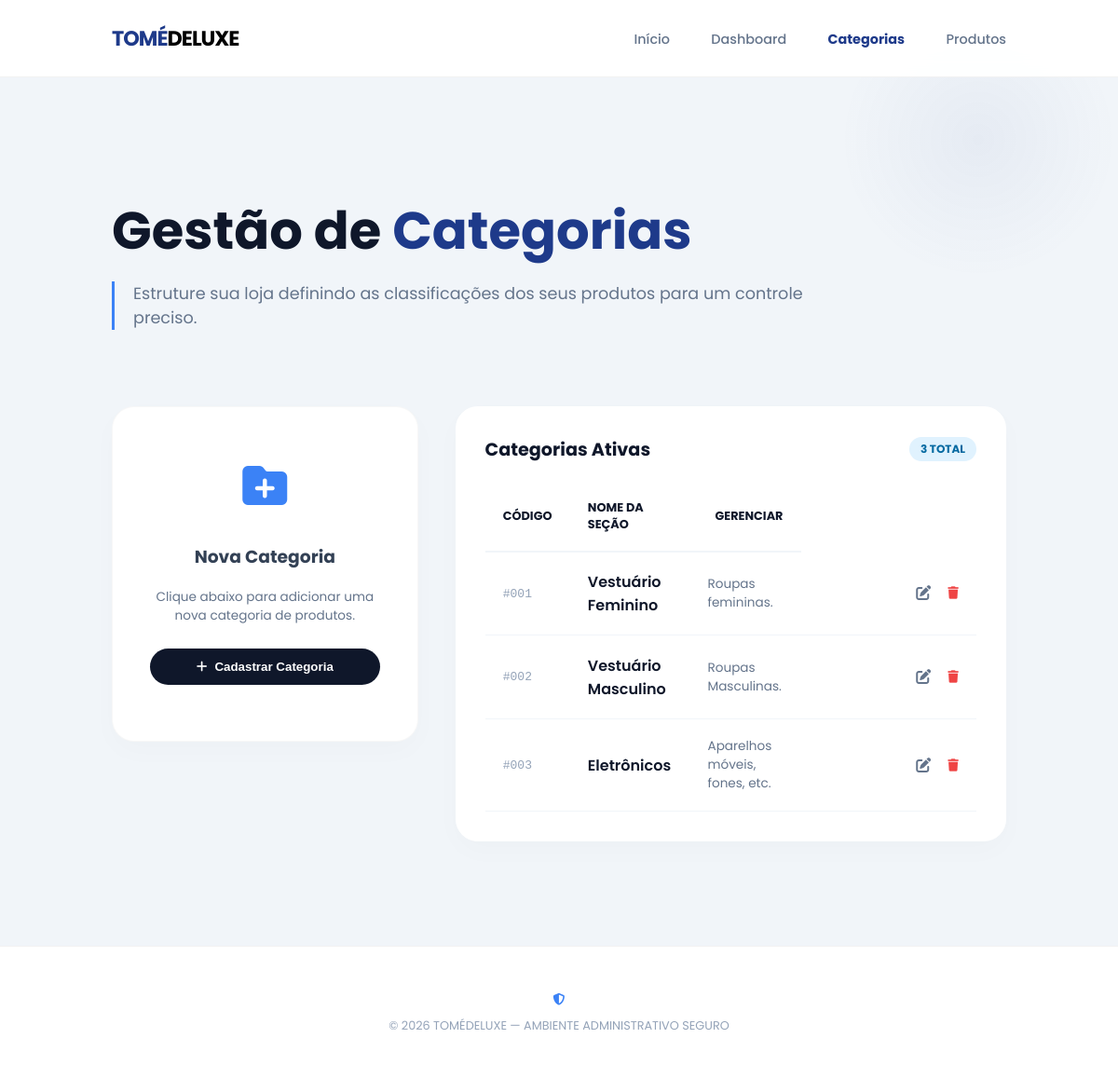
Before: /categorias with the older database file.
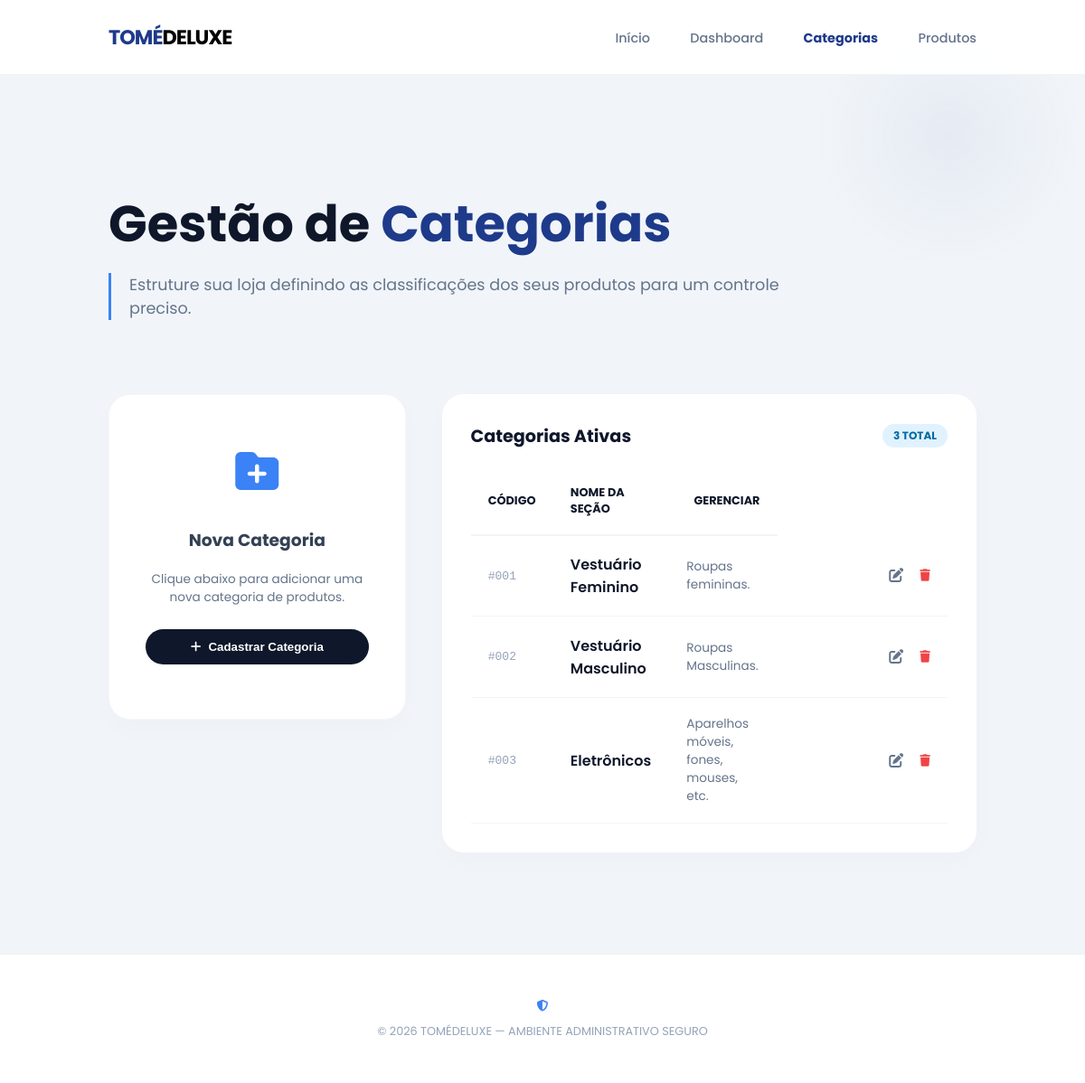
After: the same page with the newer database file.
### models.py (models this page shows, shortened)
class Categoria(Base):
    __tablename__ = "categorias"
    id = Column(Integer, primary_key=True, autoincrement=True)
    nome = Column(String(100), nullable=False)
    descricao = Column(String(150))
    produtos = relationship("Produto", back_populates="categoria")

### main.py (the view)
@app.get("/categorias")
def exibir_categorias(request: Request, db: Session = Depends(get_db)):
    categorias = db.query(Categoria).all()
    return templates.TemplateResponse(
        request,
        "categorias.html",
        {"request": request,
         "categorias": categorias
        }
    )

### templates/categorias.html (shortened to what this page needs)
<!DOCTYPE html>
<html lang="pt-br">
<head>
    <link rel="stylesheet" href="/static/style.css">
    <link rel="stylesheet" href="https://cdnjs.cloudflare.com/ajax/libs/font-awesome/6.4.0/css/all.min.css">
</head>
<body>
    <nav class="navbar">
        <div class="nav-logo"> TOMÉ<span style="color: #000000;">DELUXE</span></div>
        <div class="nav-links">
            <a href="./">Início</a>
            <a href="/">Dashboard</a>
            <a href="/categorias" style="color: var(--primary-blue); font-weight: 700;">Categorias</a>
            <a href="/produtos">Produtos</a>
        </div>
    </nav>
    <main>
        <header class="hero">
            <h1>Gestão de <span>Categorias</span></h1>
            <p>Estruture sua loja definindo as classificações dos seus produtos para um controle preciso.</p>
        </header>
        <div class="container" style="display: grid; grid-template-columns: 1fr 1.8fr; align-items: start; gap: 40px;">
            <section class="card" id="secao-cadastro">
                <div id="bloco-botao" style="text-align: center; padding: 20px 0;">
                    <i class="fa-solid fa-folder-plus"
                        style="font-size: 3rem; color: var(--accent-blue); margin-bottom: 20px;"></i>
                    <h3>Nova Categoria</h3>
                    <p style="font-size: 0.85rem; color: #64748B; margin-bottom: 25px;">
                        Clique abaixo para adicionar uma nova categoria de produtos.
                    </p>
                    <button type="button" class="btn btn-main" onclick="mostrarFormulario()"
                        style="width: 100%; justify-content: center;">
                        <i class="fa-solid fa-plus" style="margin-right: 8px; color: white;"></i> Cadastrar Categoria
                    </button>
                </div>
            </section>
            <section class="data-table-container">
                <div style="display: flex; justify-content: space-between; align-items: center; margin-bottom: 20px;">
                    <h3 style="margin: 0; font-size: 1.2rem; color: var(--dark-bg);">Categorias Ativas</h3>
                    <span
                        style="background: #E0F2FE; color: #0369A1; padding: 4px 12px; border-radius: 20px; font-size: 0.75rem; font-weight: 700;">
                        {{ categorias|length }} TOTAL
                    </span>
                </div>
                <table>
                    <thead>
                        <tr>
                            <th>Código</th>
                            <th>Nome da Seção</th>
                            <th style="text-align: right;">Gerenciar</th>
                        </tr>
                    </thead>
                    <tbody>
                        {% for categoria in categorias %}
                        <tr>
                            <td style="font-family: monospace; color: #94A3B8;">#{{ "%03d"|format(categoria.id) }}</td>
                            <td style="font-weight: 600; color: var(--dark-bg);">{{ categoria.nome }}</td>
                            <td style="color: #64748B; font-size: 0.85rem;">{{ categoria.descricao }}</td>
                            <td style="text-align: right; min-width: 150px;">
                                <div id="acoes-normais-{{ categoria.id }}"
                                    style="display: flex; justify-content: flex-end; align-items: center;">
                                    <a href="/categorias/{{ categoria.id }}/editar" title="Editar"
                                        style="color: #64748B; margin-right: 18px; transition: 0.3s; text-decoration: none;">
                                        <i class="fa-solid fa-pen-to-square"></i>
                                    </a>
                                    <button type="button" onclick="pedirConfirmacao('{{ categoria.id }}')" title="Excluir"
                                        style="background: none; border: none; color: #EF4444; cursor: pointer; padding: 0;">
                                        <i class="fa-solid fa-trash"></i>
                                    </button>
                                </div>
                            </td>
                        </tr>
                        {% endfor %}
                    </tbody>
                </table>
            </section>
        </div>
    </main>
    <footer>
        <div style="margin-bottom: 10px;">
            <i class="fa-solid fa-shield-halved" style="color: var(--accent-blue);"></i>
        </div>
        &copy; 2026 TOMÉDELUXE — AMBIENTE ADMINISTRATIVO SEGURO
    </footer>
</body>
</html>

### static/style.css (style rules this page uses)
:root { --primary-blue: #1E3A8A; --accent-blue: #3B82F6; --dark-bg: #0F172A; --glass-white: rgba(255, 255, 255, 0.95); --transition: all 0.4s cubic-bezier(0.165, 0.84, 0.44, 1); --bg-body: #F1F5F9; }
html, body { height: 100%; }
body { margin: 0; font-family: 'Poppins', sans-serif; background: var(--bg-body); color: #334155; display: flex; flex-direction: column; }
main { flex: 1 0 auto; }
body::before { content: ""; position: fixed; top: 0; right: 0; width: 300px; height: 300px; background: radial-gradient(circle, rgba(30, 58, 138, 0.05) 0%, transparent 70%); z-index: -1; }
.navbar { display: flex; justify-content: space-between; align-items: center; padding: 1.5rem 10%; background: var(--glass-white); backdrop-filter: blur(10px); position: sticky; top: 0; z-index: 1000; border-bottom: 1px solid rgba(0,0,0,0.05); }
.nav-logo { font-weight: 700; font-size: 1.4rem; color: var(--primary-blue); letter-spacing: -1px; }
.nav-links a { text-decoration: none; color: #64748B; font-weight: 500; margin-left: 2.5rem; transition: var(--transition); font-size: 0.9rem; }
.hero { padding: 6rem 10% 2rem 10%; max-width: 800px; }
.hero h1 { font-size: 3.5rem; line-height: 1.1; margin-bottom: 1.5rem; color: var(--dark-bg); }
.hero h1 span { color: var(--primary-blue); }
.hero p { font-size: 1.1rem; color: #64748B; border-left: 3px solid var(--accent-blue); padding-left: 20px; }
.container { display: grid; grid-template-columns: repeat(auto-fit, minmax(320px, 1fr)); gap: 30px; padding: 2rem 10% 4rem 10%; }
.card { background: white; padding: 40px; border-radius: 24px; border: 1px solid rgba(0,0,0,0.03); box-shadow: 0 10px 30px rgba(0,0,0,0.02); transition: var(--transition); }
.data-table-container { background: white; border-radius: 24px; padding: 2rem; box-shadow: 0 10px 30px rgba(0,0,0,0.02); margin-bottom: 3rem; }
table { width: 100%; border-collapse: collapse; }
th { text-align: left; padding: 1.2rem; color: var(--dark-bg); border-bottom: 2px solid var(--bg-body); font-size: 0.8rem; text-transform: uppercase; }
td { padding: 1.2rem; border-bottom: 1px solid var(--bg-body); }
.btn { display: inline-flex; align-items: center; padding: 12px 28px; border-radius: 50px; text-decoration: none; font-weight: 600; transition: var(--transition); border: none; cursor: pointer; }
.btn-main { background: var(--dark-bg); color: white; }
footer { flex-shrink: 0; padding: 3rem 10%; background: white; border-top: 1px solid rgba(0,0,0,0.05); text-align: center; font-size: 0.8rem; color: #94A3B8; }

Changed rows visible on the page:
changed Categoria "Eletrônicos": descricao "Aparelhos móveis, fones, etc." → "Aparelhos móveis, fones, mouses, etc."
